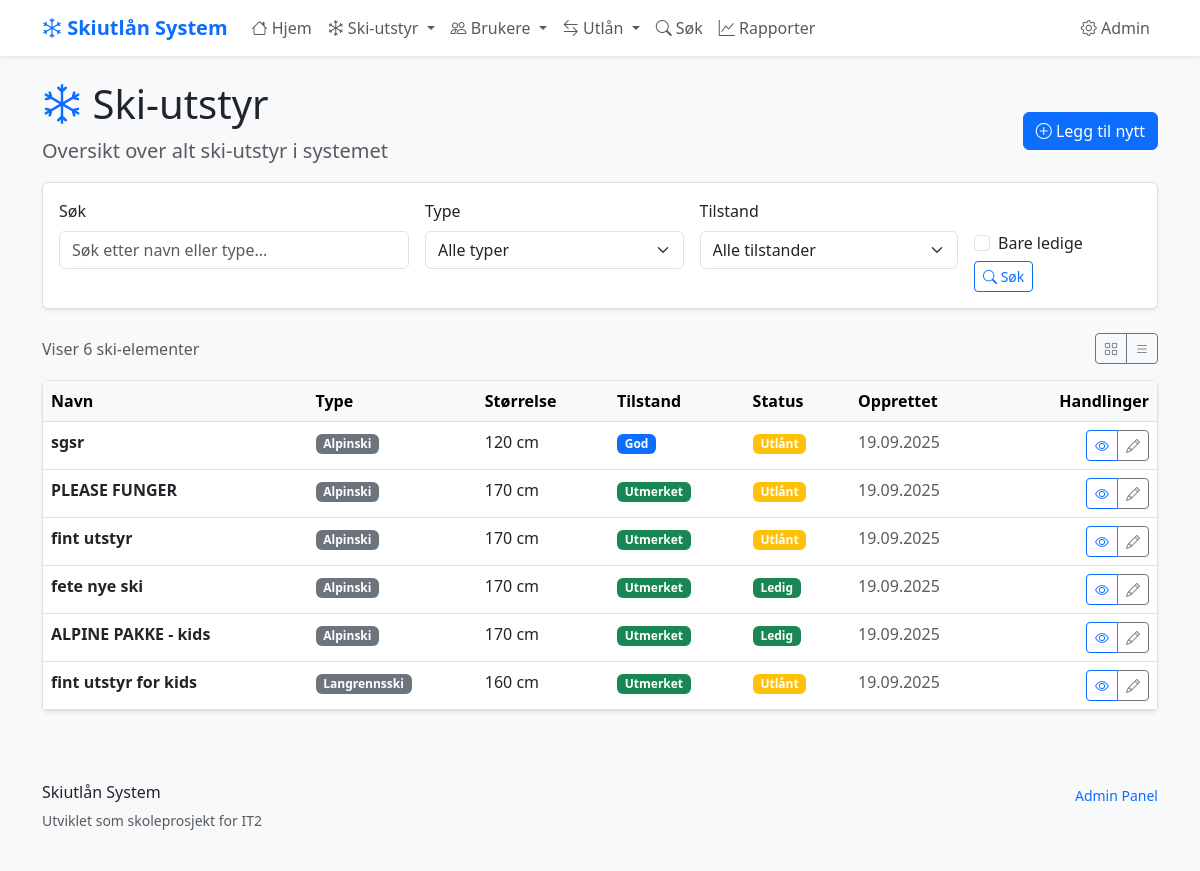
The app's page /ski-items/, older data.
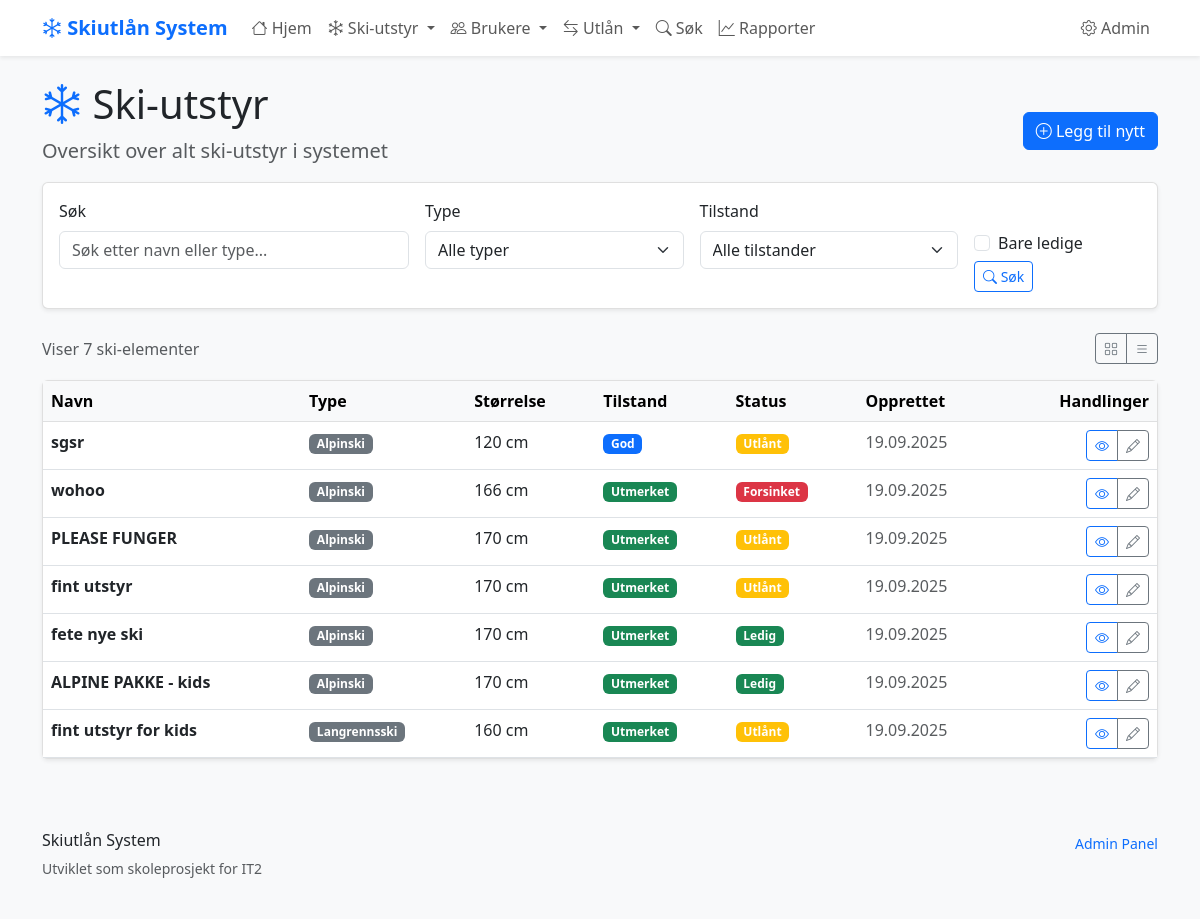
The same page, newer data.
### skiutlan/models.py (models this page shows, shortened)
class SkiItem(models.Model):
    SKI_TYPES = [
        ('alpinski', 'Alpinski'),
        ('langrenn', 'Langrennsski'),
        ('snowboard', 'Snowboard'),
        ('stovler', 'Skistøvler'),
        ('staver', 'Skistaver'),
    ]
    navn = models.CharField(max_length=100, help_text="Navn på ski-elementet")
    type_ski = models.CharField(
        max_length=20,
        choices=SKI_TYPES,
        help_text="Type ski-element"
    )
    storrelse = models.IntegerField(
        validators=[MinValueValidator(1), MaxValueValidator(300)],
        help_text="Størrelse i cm for ski/staver, EU-størrelse for støvler"
    )
    tilstand = models.CharField(
        max_length=20,
        choices=[
            ('utmerket', 'Utmerket'),
            ('god', 'God'),
            ('slitt', 'Slitt'),
            ('reparasjon', 'Trenger reparasjon'),
        ],
        default='god'
    )
    opprettet = models.DateTimeField(auto_now_add=True)
    oppdatert = models.DateTimeField(auto_now=True)
    class Meta:
        verbose_name = "Ski-element"
        verbose_name_plural = "Ski-elementer"
        ordering = ['type_ski', 'storrelse']  # Sorterer automatisk
    @property
    def er_ledig(self):
        return not self.utlan_set.filter(returnert_dato__isnull=True).exists()

class Utlan(models.Model):
    bruker = models.ForeignKey(Bruker, on_delete=models.CASCADE)
    ski_item = models.ForeignKey(SkiItem, on_delete=models.CASCADE)
    utlant_dato = models.DateTimeField(auto_now_add=True)
    planlagt_retur = models.DateTimeField()
    returnert_dato = models.DateTimeField(blank=True, null=True)
    @property
    def er_forsinket(self):
        if self.returnert_dato:
            return False
        from django.utils import timezone
        current_time = timezone.now().replace(second=0, microsecond=0)
        return self.planlagt_retur < current_time

### skiutlan/views.py (the view)
# urls.py: path('ski-items/', views.ski_item_liste, name='ski_item_liste'),
def ski_item_liste(request):
    ski_items = SkiItem.objects.all()
    sok_tekst = request.GET.get('sok', '')
    if sok_tekst:
        ski_items = ski_items.filter(
            Q(navn__icontains=sok_tekst) | Q(type_ski__icontains=sok_tekst))
    type_filter = request.GET.get('type', '')
    if type_filter:
        ski_items = ski_items.filter(type_ski=type_filter)
    tilstand_filter = request.GET.get('tilstand', '')
    if tilstand_filter:
        ski_items = ski_items.filter(tilstand=tilstand_filter)
    bare_ledige = request.GET.get('ledig', False)
    if bare_ledige:
        utlante_item_ids = Utlan.objects.filter(
            returnert_dato__isnull=True).values_list('ski_item_id', flat=True)
        ski_items = ski_items.exclude(id__in=utlante_item_ids)
    context = {
        'ski_items': ski_items,
        'sok_tekst': sok_tekst,
        'type_filter': type_filter,
        'tilstand_filter': tilstand_filter,
        'bare_ledige': bare_ledige,
        'ski_types': SkiItem.SKI_TYPES,  # For dropdown i template
    }
    return render(request, 'skiutlan/ski_item_liste.html', context)

### skiutlan/templates/skiutlan/ski_item_liste.html (shortened to what the changed rows need)
{% extends 'skiutlan/base.html' %}
{% block header %}
<div class="d-flex justify-content-between align-items-center">
    <div>
        <h1>
            <i class="bi bi-snow text-primary"></i>
            Ski-utstyr
        </h1>
    </div>
</div>
{% endblock %}
{% block content %}
<div class="d-flex justify-content-between align-items-center mb-3">
    <div>
        <span class="text-muted">
            Viser {{ ski_items|length }} ski-element{% if ski_items|length != 1 %}er{% endif %}
        </span>
    </div>
</div>
{% if ski_items %}
    <div class="card d-none d-md-block">
        <div class="table-responsive">
            <table class="table table-hover mb-0">
                <thead class="table-light">
                    <tr>
                        <th>Navn</th>
                        <th>Type</th>
                        <th>Størrelse</th>
                        <th>Tilstand</th>
                        <th>Status</th>
                        <th>Opprettet</th>
                        <th class="text-end">Handlinger</th>
                    </tr>
                </thead>
                <tbody>
                    {% for item in ski_items %}
                        <tr>
                            <td>
                                <strong>{{ item.navn }}</strong>
                            </td>
                            <td>
                                <span class="badge bg-secondary">{{ item.get_type_ski_display }}</span>
                            </td>
                            <td>
                                {{ item.storrelse }}
                                {% if item.type_ski == "stovler" %}(EU){% else %}cm{% endif %}
                            </td>
                            <td>
                                <span class="badge
                                    {% if item.tilstand == 'utmerket' %}bg-success
                                    {% elif item.tilstand == 'god' %}bg-primary
                                    {% elif item.tilstand == 'slitt' %}bg-warning
                                    {% else %}bg-danger{% endif %}">
                                    {{ item.get_tilstand_display }}
                                </span>
                            </td>
                            <td>
								{% if item.er_ledig %}
									<span class="badge bg-success">Ledig</span>
								{% else %}
									{% for utlan in item.utlan_set.all %}
										{% if not utlan.returnert_dato %}
											{% if utlan.er_forsinket %}
												<span class="badge bg-danger">Forsinket</span>
											{% else %}
												<span class="badge bg-warning">Utlånt</span>
											{% endif %}
										{% endif %}
									{% endfor %}
								{% endif %}
                            </td>
                            <td class="text-muted">
                                {{ item.opprettet|date:"d.m.Y" }}
                            </td>
                            <td class="text-end">
                                <div class="btn-group btn-group-sm" role="group">
                                    <a href="{% url 'skiutlan:ski_item_detalj' item.id %}"
                                       class="btn btn-outline-primary"
                                       title="Vis detaljer">
                                        <i class="bi bi-eye"></i>
                                    </a>
                                    <a href="{% url 'skiutlan:ski_item_rediger' item.id %}"
                                       class="btn btn-outline-secondary"
                                       title="Rediger">
                                        <i class="bi bi-pencil"></i>
                                    </a>
                                </div>
                            </td>
                        </tr>
                    {% empty %}
                        <tr>
                            <td colspan="7" class="text-center text-muted py-4">
                                Ingen ski-elementer funnet.
                            </td>
                        </tr>
                    {% endfor %}
                </tbody>
            </table>
        </div>
    </div>
{% endif %}
{% endblock %}

Row changes from the older to the newer data that the page shows:
added SkiItem: navn "wohoo", type_ski "Alpinski", storrelse "166", shows "cm", tilstand "Utmerket", opprettet "19.09.2025"
added Utlan: shows "Forsinket", shown under "wohoo"
Text that changed along with them:
{{ ski_items|length }}: "6" → "7"
